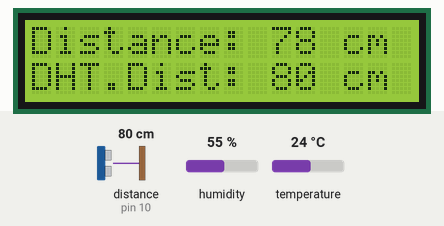
A sketch run on a simulated Arduino Uno, built with avr-gcc and run on an emulated ATmega328P. Shown: 16×2 character LCD. Wiring (inferred from the names in the program): ultrasonic range finder: trigger pin 9; echo pin 10. The inputs (shaded band) are chosen by the test bench; at power-on: distance to the obstacle (sensor on pin 10) 80 cm, humidity 55 %, temperature 24 °C. The echo pulse lasts 58.3 µs per cm; what the sketch prints to the serial monitor is not drawn.

Above: at 1.2 s.
1.3 s: distance to the obstacle (sensor on pin 10) set to 2 cm
At 2.1 s:
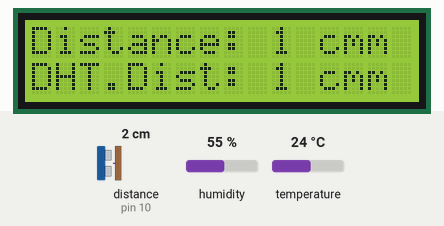
2.8 s: distance to the obstacle (sensor on pin 10) set to 299 cm
At 4.9 s:
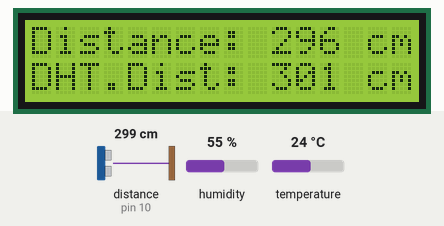
5.7 s: distance to the obstacle (sensor on pin 10) set to 4 cm
At 7.0 s:
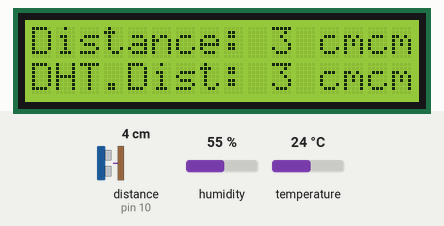
Timing chart, 0 to 8.7 s (numbered marks = the images above; inputs shaded):
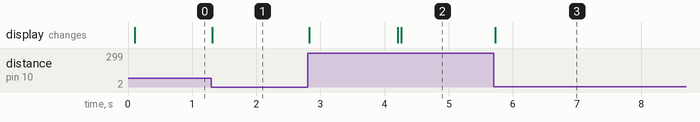

Measured:
- after the input at 1.3 s, the display: changes at once (image 1)
- after the input at 2.8 s, the display: changes at once (image 2)
- after the input at 5.7 s, the display: changes at once (image 3)

The sketch:

FinalDemo.ino
```cpp
// includes the LiquidCrystal Library
#include <LiquidCrystal.h>

// includes the LcdBarGraph Library
#include <LcdBarGraph.h>

// REQUIRES the following Arduino libraries:
// - DHT Sensor Library: https://github.com/adafruit/DHT-sensor-library
// - Adafruit Unified Sensor Lib: https://github.com/adafruit/Adafruit_Sensor

// Concept and inspiration from last minute engineers
// https://lastminuteengineers.com/arduino-sr04-ultrasonic-sensor-tutorial/

#include <Adafruit_Sensor.h>
#include <DHT.h>


// Maximum distance we want to ping for (in centimeters).
#define max_distance 200

#define DHTPIN 7     // Digital pin connected to the DHT sensor

#define DHTTYPE DHT11   // DHT 11
//#define DHTTYPE DHT22   // DHT 22  (AM2302), AM2321
//#define DHTTYPE DHT21   // DHT 21 (AM2301)

// Initialize DHT sensor.

// Creates an LCD object. Parameters: (rs, enable, d4, d5, d6, d7)
LiquidCrystal lcd(12, 11, 5, 4, 3, 2);


DHT dht(DHTPIN, DHTTYPE); //Creates DFT sensor pin and type

const int trigPin = 9;
const int echoPin = 10;
long duration;
int distance;

void setup()
{
  Serial.begin(9600);
  lcd.begin(16, 2); // Initializes the interface to the LCD screen

  pinMode(trigPin, OUTPUT);
  pinMode(echoPin, INPUT);

  dht.begin();
}

void loop()
{
    // Reading temperature/humidity
  float h = dht.readHumidity();
  // Read temperature as Celsius (the default)
  float t = dht.readTemperature();
  // Read temperature as Fahrenheit (isFahrenheit = true)
  float f = dht.readTemperature(true);

  // print humidity and temp in serial monitor
  Serial.print(F(" Humidity: "));
  Serial.print(h);
  Serial.print(F("%  Temperature: "));
  Serial.print(t);
  Serial.println("/");

  // Write a pulse to the HC-SR04 Trigger Pin
  digitalWrite(trigPin, LOW);
  delayMicroseconds(2);
  digitalWrite(trigPin, HIGH);
  delayMicroseconds(10);
  digitalWrite(trigPin, LOW);

  // Measure the response from the HC-SR04 Echo Pin
  duration = pulseIn(echoPin, HIGH);

    // Calc. speed of sound with respect to dht temp
  float sos = 331.3 + (0.606*t)+ (0.0124*h);
  int dhtdist = duration*(sos/10000)/2;


  // Determine distance from duration
  // Use 343 metres per second as speed of sound
  distance= duration*0.034/2;

  // Prints "Distance: <value>" on the first line of the LCD
  lcd.setCursor(0,0);
  lcd.print("Distance: ");
  lcd.print(distance);
  lcd.print(" cm");


  // Prints "Distance: <value> (with respect to DHT sensor) on the second line of the LCD"
  lcd.setCursor(0,1);
  lcd.print("DHT.Dist: ");
  lcd.print(dhtdist);
  lcd.print(" cm");


// Prints "Distance: <value>" on the first line of the LCD
//  lcd.setCursor(0,1);
//  lcd.print("Humidity: ");
//  lcd.print(h);
//  lcd.print("///");
//  lcd.print(f);
//  lcd.print("F");
//
  }
```
